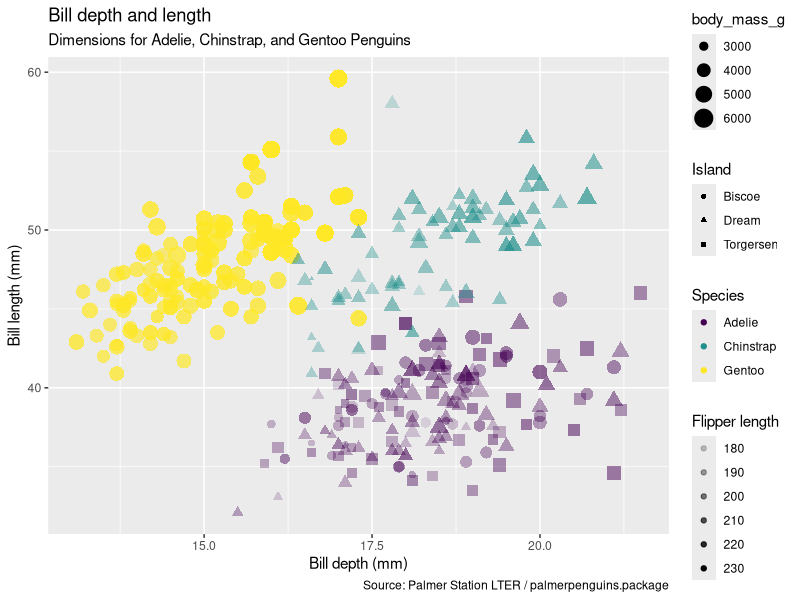
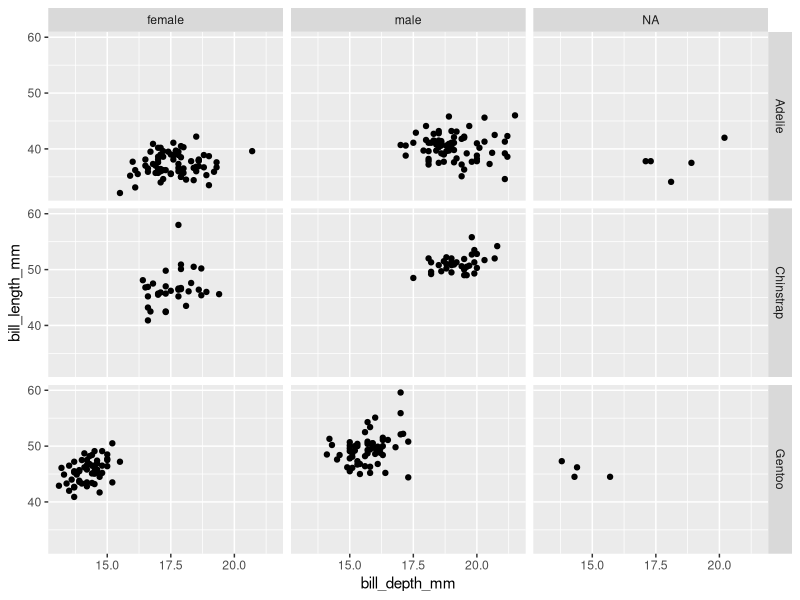
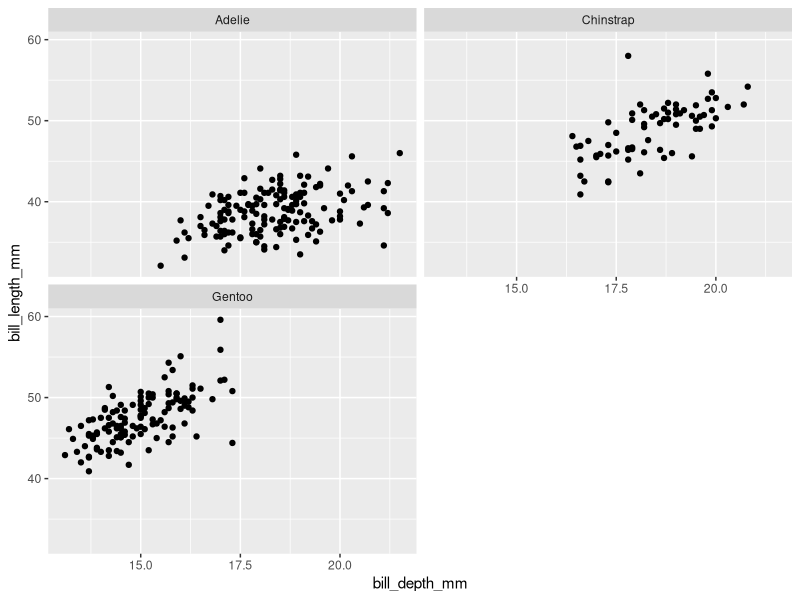
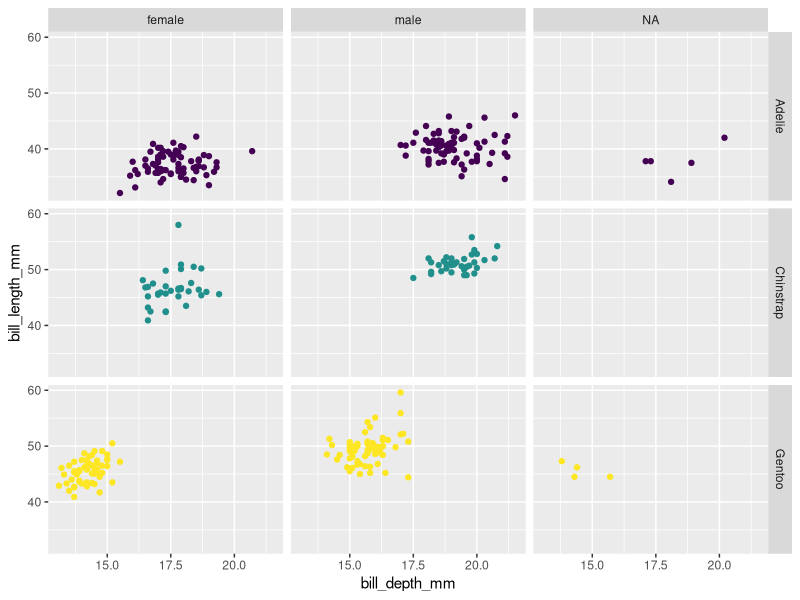

These figures' R source, in order:
##This is my first experience plotting!
### Created by: Mikayla Kerchen
### Date:2023-02-07
#################################################

### Load libraries ###
library(tidyverse)
library(palmerpenguins)

### Data Analysis ###
glimpse(penguins) # Shows categories of data within your data frame
head(penguins)   # Looks at the top 6 lines of the data frame
tail(penguins)   # Looks at the bottom 6 lines of the data frame
view(penguins)   # Opens a new window to look at the entire data frame

ggplot(data = penguins,
       mapping = aes(x = bill_depth_mm,     # Mapping: Determines the size, shape, alpha, etc. of points based on a variable in the data set.
                     y = bill_length_mm,    # x and y dictate the axis. Color assigns a color to each species in the data frame
                     color = species,       
                     shape = island,        # changes the shape of points based on the island they are from
                     size = body_mass_g,    # size changes the size of points equivalent to the penguins body weight
                     alpha = flipper_length_mm)) + # always add the '+' when adding layers to the graph. 
geom_point() +    # Setting: Determine size, shape, alpha, etc. of points not based on the values of a variable in the data. NO DATA IS A SETTING
  labs(title = "Bill depth and length",     # labs adds a title to the plot
       subtitle = "Dimensions for Adelie, Chinstrap, and Gentoo Penguins",     # adds a subtitle under the title
       x = "Bill depth (mm)", y = "Bill length (mm)",    # adds labels for the x and y axis of the plot
       color = "Species",                                #changes the name of the legend
       caption = "Source: Palmer Station LTER / palmerpenguins.package",  # adds a caption to the plot
       shape = "Island",                                                 # changes the name of the legend for island
       alpha = "Flipper length") +                                       # changes the name of the legend for flipper length
       scale_color_viridis_d()

ggplot(data = penguins,
       mapping = aes(x = bill_depth_mm,
                      y = bill_length_mm))+
  geom_point()+
  facet_grid(species~sex)  # splits the plot into different groups by species. can put sex~species to invert the plot

ggplot(data = penguins,
       mapping = aes(x = bill_depth_mm,
                     y = bill_length_mm))+
  geom_point()+
  facet_wrap(~species, ncol = 2)  

ggplot(data=penguins, 
       mapping = aes(x = bill_depth_mm,
                     y = bill_length_mm,
                     color = species,
       )) +
  geom_point()+
  scale_color_viridis_d()+
  facet_grid(species~sex)+
  guides(color = FALSE)     # removes the legend for separating the species by color